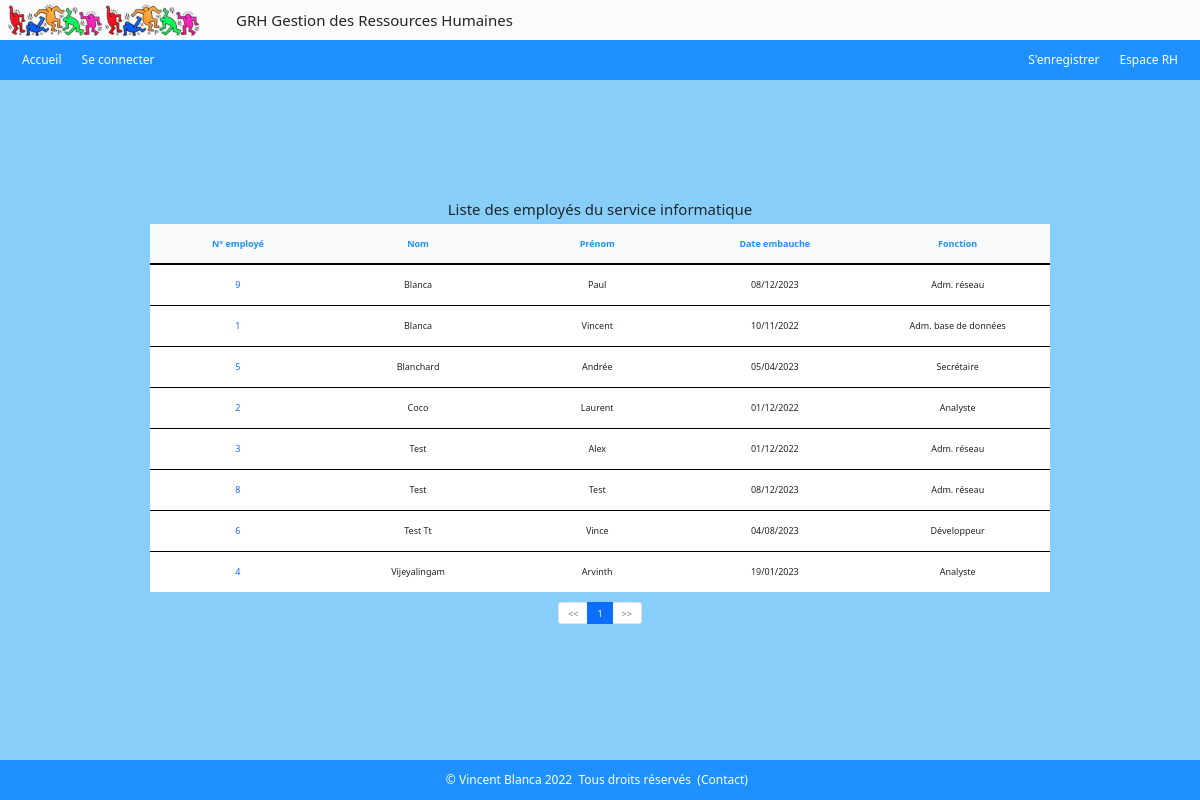
The app's page /index.php?action=listeEmployesInfo (signed in), older data.
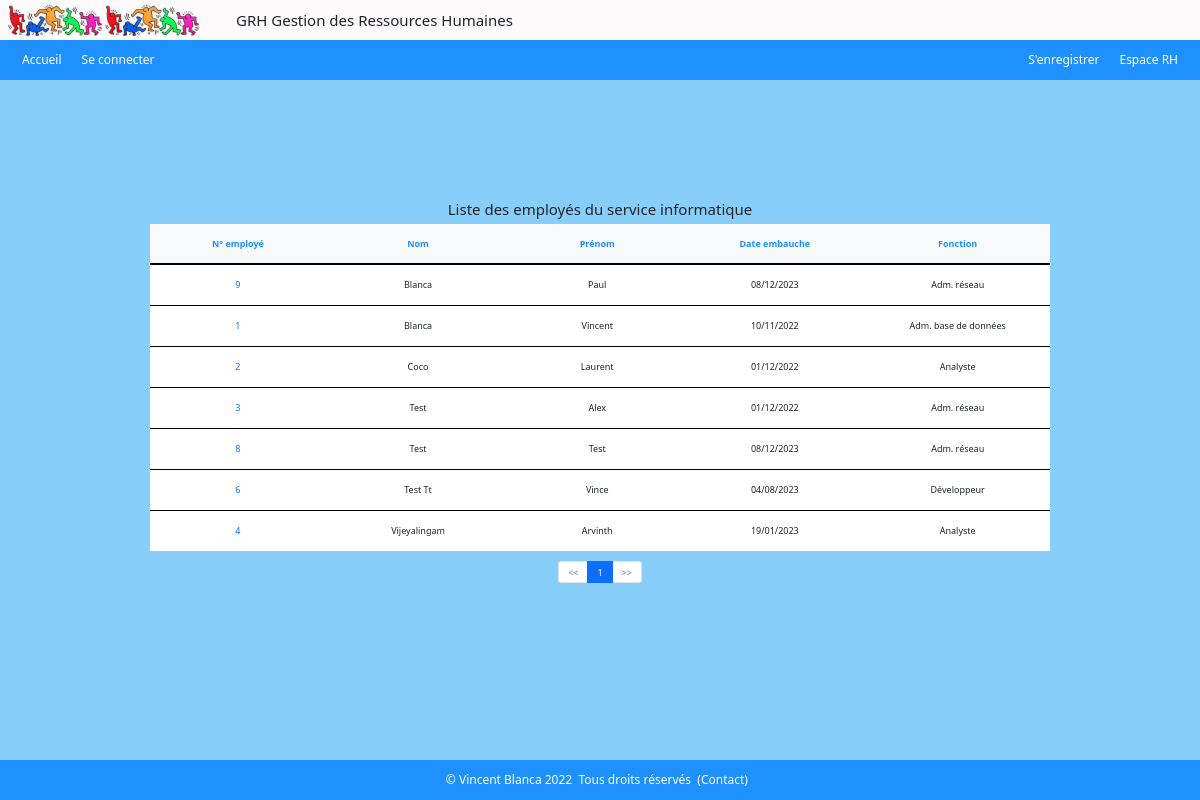
The same page, newer data.
### tables this page shows
CREATE TABLE IF NOT EXISTS `employe` (
  `empid` int UNSIGNED NOT NULL AUTO_INCREMENT,
  `nom` varchar(50) NOT NULL,
  `prenom` varchar(50) NOT NULL,
  `email` varchar(100) NOT NULL,
  `ident` varchar(50) NOT NULL,
  `mdpass` varchar(50) NOT NULL,
  `dateEmbauche` date NOT NULL,
  `horid` int NOT NULL,
  `servid` int NOT NULL,
  `fonctid` int NOT NULL,
  PRIMARY KEY (`empid`),
  UNIQUE KEY `email` (`email`),
  UNIQUE KEY `ident` (`ident`),
  KEY `horid` (`horid`),
  KEY `servid` (`servid`),
  KEY `fonctid` (`fonctid`)
);

CREATE TABLE IF NOT EXISTS `fonction` (
  `fonctid` int NOT NULL AUTO_INCREMENT,
  `libelle` varchar(50) NOT NULL,
  `servid` int NOT NULL,
  PRIMARY KEY (`fonctid`),
  KEY `servid` (`servid`)
);

### admin/admin_controlers/controlerAdmin_liste_employes_info.php (called while the page is built, shortened)
<?php
require ('./admin/admin_models/modelAdmin_liste_employes_info.php');
function listeEmployesInfo()
{
    $liste_employes_info = getEmployesInformatique();
    if(isset($_GET['page']) && !empty($_GET['page'])) {
        $page = $_GET['page'];
    } else {
        $page = 1;
    }
    $nbLignesPage = 10;
    $nbLignes     = count($liste_employes_info);
    $mapage = new Pagination($page);
    $mapage->setNbPages($nbLignesPage, $nbLignes);
    $mapage->setRecords($nbLignes);
    $mapage->setNbLignesPages($nbLignesPage);
    require ('./admin/admin_views/viewAdmin_liste_employes_info.php');
}

### admin/admin_models/modelAdmin_liste_employes_info.php (called while the page is built)
<?php
function getEmployesInformatique ()
{
    $bdd = $GLOBALS['bdd'];
    $req_list_personnel_info = $bdd->query("SELECT * FROM employe WHERE servid = 2 ORDER BY nom, prenom ASC");
    $liste_employes_info = $req_list_personnel_info->fetchAll(PDO::FETCH_ASSOC);
    return $liste_employes_info;
}

### classes/pagination.class.php (called while the page is built, shortened)
<?php
class Pagination
{
    public $nbpages;
    public $nblignespages;
    public $nbrecords;
    public $page;
    public function __construct(int $page)
    {
        $this->page = $page;
    }
    public function getPage() : int
    {
        return $this->page;
    }
    public function getNbPages() : int
    {
        return $this->nbpages;
    }
    public function setRecords(int $nbrecords)
    {
        $this->nbrecords = $nbrecords;
    }
    public function setNbLignesPages(int $nblignespages)
    {
        $this->nblignespages = $nblignespages;
    }
    public function setNbPages(int $nblignespages, int $nbrecords)
    {
        $this->nbpages = ceil($nbrecords / $nblignespages);
    }
    public function firstLine() : int
    {
        $firstLine = ($this->page - 1) * $this->nblignespages;
        return $firstLine;
    }
    public function lastLine() : int
    {
        $lastLine = ($this->page * $this->nblignespages) - 1;
        if ($lastLine >= $this->nbrecords) {
            $lastLine = $lastLine - ($lastLine - $this->nbrecords) - 1;
        }
        return $lastLine;
    }
}

### includes/inc_functions.php (called while the page is built, shortened)
<?php
function inverseDate($date)
{
    $tab = list($annee, $mois, $jour) = explode("-", $date);
    $date_inverse = $jour . "-" . $mois . "-" . $annee;
    return $date_inverse;
}
function formatDate($date) {
    $tab = list($jour, $mois, $annee) = explode("-", $date);
    $date_format = $jour . "/" . $mois . "/" . $annee;
    return $date_format;
}

### admin/admin_models/modelAdmin_liste_employes_ad.php (called while the page is built, shortened)
<?php
function getFonctionById($empid)
{
    $bdd = $GLOBALS['bdd'];
    $req_fonction = $bdd->prepare("SELECT libelle FROM fonction f, employe e WHERE f.fonctid = e.fonctid AND e.empid = :empid");
    $req_fonction->execute(['empid' => $empid]);
    $libelle = $req_fonction->fetch(PDO::FETCH_ASSOC);
    return $libelle['libelle'];
}

### admin/admin_views/viewAdmin_liste_employes_info.php (the view, shortened to what the changed rows need)
<?php
include('./includes/header.php');
?>
<div class="register">
    <table class="tableau">
      <thead>
          <tr>
            <th>N° employé</th>
            <th>Nom</th>
            <th>Prénom</th>
            <th>Date embauche</th>
            <th>Fonction</th>
          </tr>
      </thead>
      <tbody>
      <?php if($liste_employes_info) :
              for ($i=$mapage->firstLine(); $i <= $mapage->lastLine(); $i++) : ?>
                    <tr>
                        <td><a href="index.php?action=employe&id=<?= $liste_employes_info[$i]['empid'] ?>"><?= $liste_employes_info[$i]['empid'] ?></a></td>
                        <td><?= $liste_employes_info[$i]['nom'] ?></td>
                        <td><?= $liste_employes_info[$i]['prenom'] ?></td>
                        <td><?= formatDate(inverseDate($liste_employes_info[$i]['dateEmbauche'])) ?></td>
                        <td><?= getFonctionById($liste_employes_info[$i]['empid']) ?></td>
                    </tr>
              <?php
              endfor;
            else : ?>
                <tr><td colspan='5' style="color: white; background-color: dodgerblue; height: 40px;">Aucune employé enregistré à ce jour</td></tr>
            <?php
            endif;
            ?>
      </tbody>
    </table>
    <div class="pageform">
        <ul class="pagination">
            <?php for ($i = 1; $i <= $mapage->getNbPages(); $i++) : ?>
                <li class="page-item <?= ($mapage->getPage() == $i) ? "active" : "" ?>">
                    <a href="index.php?action=listeEmployesInfo&page=<?= $i ?>" class="page-link"><?= $i ?></a>
                </li>
            <?php endfor; ?>
        </ul>
    </div>
</div>
<?php
include('./includes/footer.php');
?>

Row changes from the older to the newer data that the page shows:
no longer on this page (row edited): employe: empid "5", nom "Blanchard", prenom "Andrée", dateEmbauche "05/04/2023", empid.libelle "Secrétaire"
